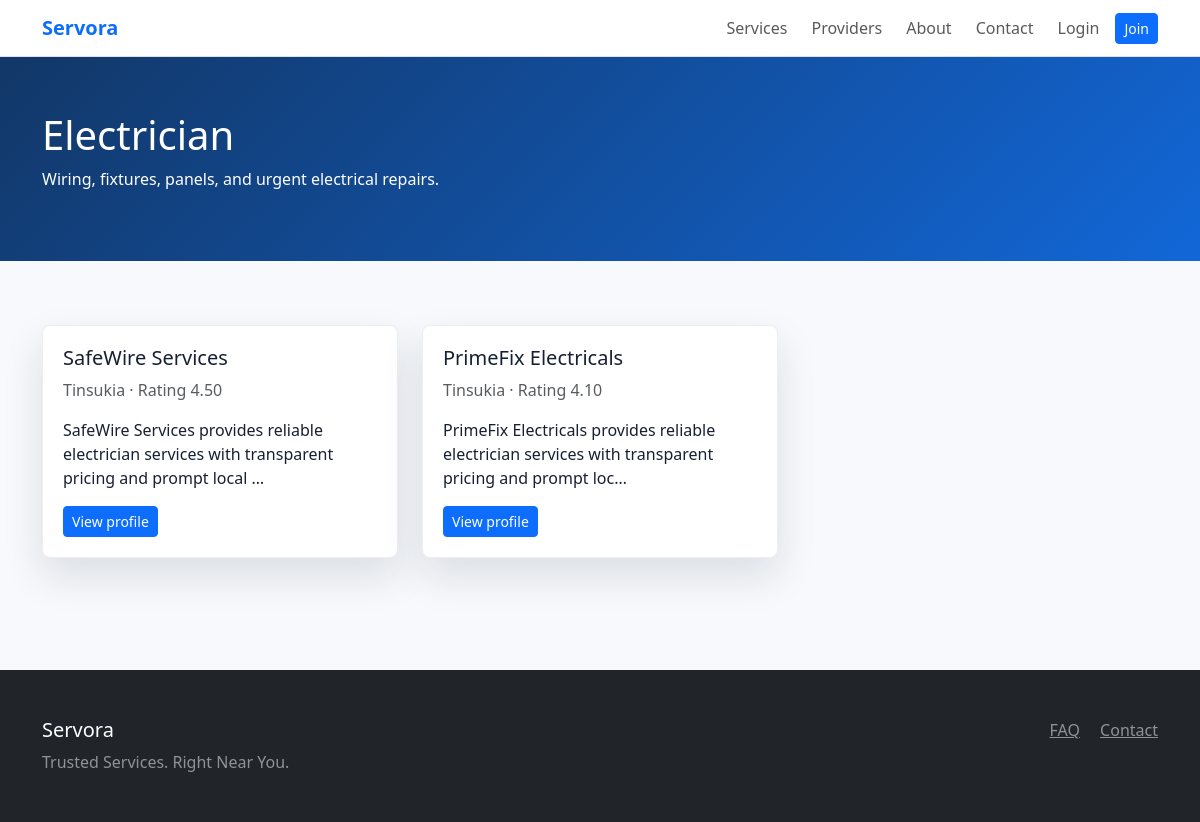
Page /services/electrician/ on the committed database.
### services/models.py (models this page shows, shortened)
class ServiceCategory(models.Model):
    name = models.CharField(max_length=120, unique=True)
    slug = models.SlugField(unique=True)
    icon = models.CharField(max_length=60, blank=True)
    description = models.TextField(blank=True)
    is_active = models.BooleanField(default=True, db_index=True)
    created_at = models.DateTimeField(auto_now_add=True)
    class Meta:
        ordering = ['name']

### providers/models.py (models this page shows, shortened)
class ProviderProfile(models.Model):
    PENDING = 'pending'
    APPROVED = 'approved'
    REJECTED = 'rejected'
    VERIFICATION_CHOICES = (
        (PENDING, 'Pending'),
        (APPROVED, 'Approved'),
        (REJECTED, 'Rejected'),
    )
    user = models.OneToOneField(settings.AUTH_USER_MODEL, on_delete=models.CASCADE, related_name='provider_profile')
    business_name = models.CharField(max_length=160)
    bio = models.TextField(blank=True)
    experience_years = models.PositiveIntegerField(default=0)
    service_area = models.CharField(max_length=160, db_index=True)
    base_location = models.CharField(max_length=160, db_index=True)
    latitude = models.DecimalField(max_digits=9, decimal_places=6, null=True, blank=True)
    longitude = models.DecimalField(max_digits=9, decimal_places=6, null=True, blank=True)
    profile_photo = models.ImageField(upload_to='providers/photos/', blank=True)
    verification_status = models.CharField(max_length=20, choices=VERIFICATION_CHOICES, default=PENDING, db_index=True)
    emergency_available = models.BooleanField(default=False, db_index=True)
    response_rate = models.PositiveIntegerField(default=80, validators=[MaxValueValidator(100)])
    cancellation_rate = models.PositiveIntegerField(default=5, validators=[MaxValueValidator(100)])
    completed_jobs = models.PositiveIntegerField(default=0)
    average_rating = models.DecimalField(max_digits=3, decimal_places=2, default=0)
    trust_score = models.PositiveIntegerField(default=50, validators=[MinValueValidator(0), MaxValueValidator(100)])
    created_at = models.DateTimeField(auto_now_add=True)
    class Meta:
        ordering = ['-trust_score', '-average_rating']
        indexes = [
            models.Index(fields=['verification_status', 'base_location']),
            models.Index(fields=['emergency_available', 'trust_score']),
        ]

### services/views.py (the view)
# urls.py: path('<slug:slug>/', views.service_detail, name='detail'),
def service_detail(request, slug):
    category = get_object_or_404(ServiceCategory, slug=slug, is_active=True)
    providers = ProviderProfile.objects.filter(
        services__category=category,
        services__is_active=True,
        verification_status=ProviderProfile.APPROVED,
    ).select_related('user').distinct()
    return render(request, 'public/service_detail.html', {'category': category, 'providers': providers})

### notifications/context_processors.py (called while the page is built)
def unread_notifications(request):
    if not request.user.is_authenticated:
        return {'unread_notifications_count': 0}
    return {
        'unread_notifications_count': request.user.notifications.filter(is_read=False).count()
    }

### templates/public/service_detail.html (shortened to what this page needs)
{% extends 'base.html' %}
{% block content %}
<section class="page-header"><div class="container"><h1>{{ category.name }}</h1><p>{{ category.description }}</p></div></section>
<section class="section-band"><div class="container"><div class="row g-4">
{% for provider in providers %}
  <div class="col-md-6 col-lg-4"><div class="provider-card"><h5>{{ provider.business_name }}</h5><p class="text-muted">{{ provider.base_location }} · Rating {{ provider.average_rating }}</p><p>{{ provider.bio|truncatechars:100 }}</p><a class="btn btn-primary btn-sm" href="{% url 'providers:profile' provider.pk %}">View profile</a></div></div>
{% empty %}
  <div class="empty-state">No verified providers found for this service yet.</div>
{% endfor %}
</div></div></section>
{% endblock %}

### static/css/style.css (style rules this page uses)
:root { --servora-primary: #1267d8; --servora-ink: #172033; --servora-accent: #ffc247; }
body { color: var(--servora-ink); background: #f7f9fc; }
.search-panel, .hero-card, .provider-card, .auth-card { background: #fff; border: 1px solid rgba(20, 43, 79, .08); border-radius: 8px; box-shadow: 0 18px 40px rgba(23, 32, 51, .12); }
.section-band { padding: 64px 0; }
.provider-card { height: 100%; padding: 20px; }
.page-header { padding: 54px 0; color: #fff; background: linear-gradient(135deg, #123767, #1267d8); }

### rows in the picture
ServiceCategory: name "Electrician", description "Wiring, fixtures, panels, and urgent electrical repairs."
ProviderProfile: business_name "SafeWire Services", base_location "Tinsukia", average_rating "4.50", bio "SafeWire Services provides reliable electrician services with transparent pricing and prompt local …"
ProviderProfile: business_name "PrimeFix Electricals", base_location "Tinsukia", average_rating "4.10", bio "PrimeFix Electricals provides reliable electrician services with transparent pricing and prompt loc…"
